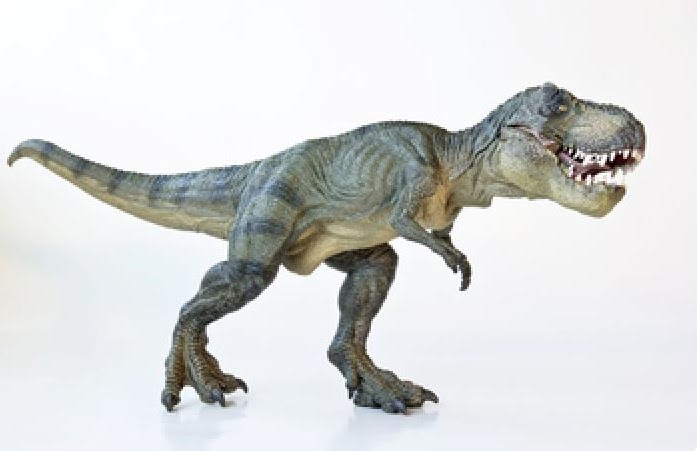
#> input picture Xử lý số liệu thống kê/Homework/19110315_TrinhNgocHien_BTTuan9/trex.png, 697 x 451 px
$ jupyter execute XLSLTK-19110315_TrinhNgocHien_BTTuan9.ipynb
#> lines starting #> are read from the running program, lines starting #| are printed output that depends on the picture; after the words box and inside, x2 and y2 are one past the last pixel; in counts of white or black regions, pixels touching at a corner belong together
# 6.2 Image Arithmetic

[cell 1]
from __future__ import print_function
import numpy as np
import argparse
import cv2
from google.colab.patches import cv2_imshow

ap = argparse.ArgumentParser()
ap.add_argument("-f", "--image", required = True,
help = "Path to the image")
args = vars(ap.parse_args())

image = cv2.imread('trex.png')
#> image is the input picture: shape (451, 697, 3); mean B, G, R 216, 216.4, 214.9
print("Original")
cv2_imshow(image)

print("max of 255: {}".format(cv2.add(np.uint8([200]), np.uint8
                                      ([100]))))
print("min of 0: {}".format(cv2.subtract(np.uint8([50]), np.uint8
                                         ([100]))))

print("wrap around: {}".format(np.uint8([200]) + np.uint8([100]))
)
print("wrap around: {}".format(np.uint8([50]) - np.uint8([100])))

[cell 2]
M = np.ones(image.shape, dtype = "uint8") * 100
added = cv2.add(image, M)
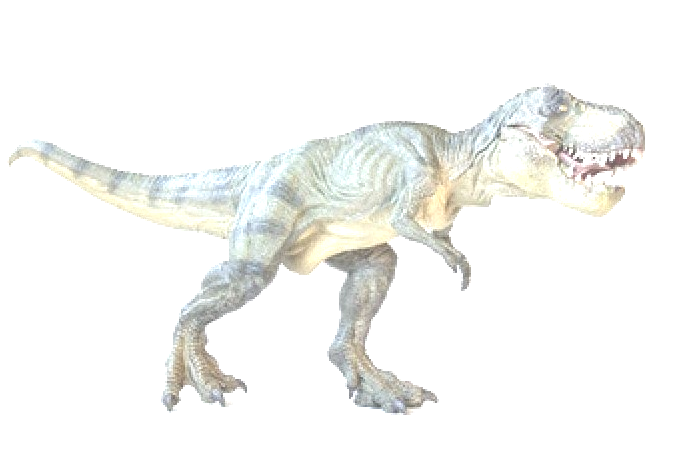
#> added: shape (451, 697, 3); mean B, G, R 244.5, 246.6, 246.1
print("Added")
cv2_imshow(added)

M = np.ones(image.shape, dtype = "uint8") * 50
subtracted = cv2.subtract(image, M)
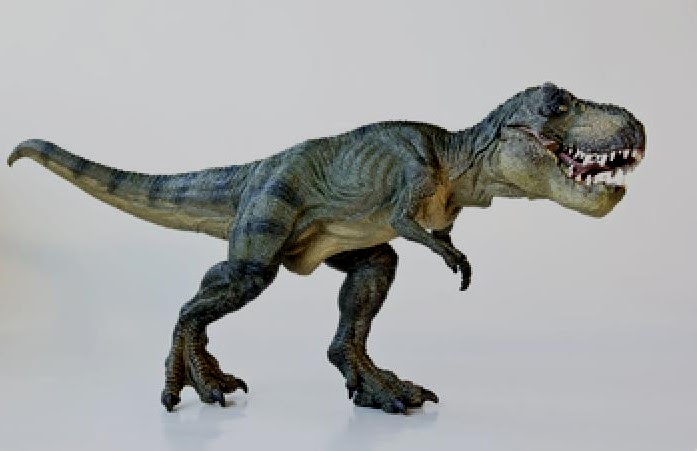
#> subtracted: shape (451, 697, 3); mean B, G, R 166.2, 166.5, 165
print("Subtracted")
cv2_imshow(subtracted)
cv2.waitKey(0)

[cell 3]
# Hàm GrayScale:
#Đầu vào là 1 ảnh bất kỳ:
image = cv2.imread('trex.png')

def grayScale(image):
  newImage = np.zeros(image.shape, dtype = np.uint8)

  height, width, _  = image.shape
#> height = 451; width = 697

  for i in range(height):
    for j in range(width):
      color = image[i, j]
      newImage[i, j] = int(0.299*color[0] + 0.587*color[1]
                           + 0.114*color[2])
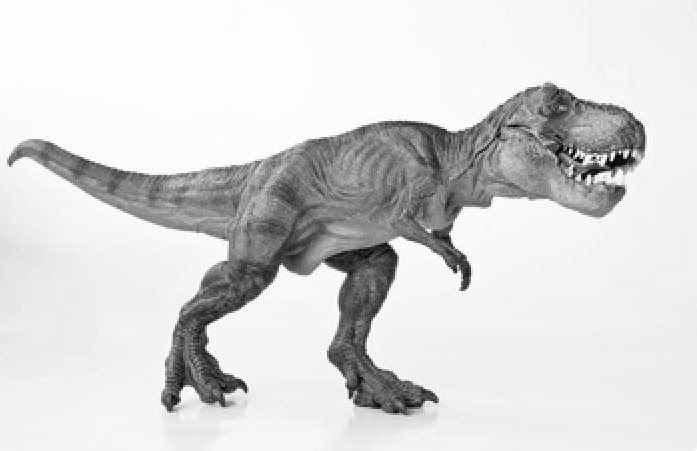
#> newImage: shape (451, 697, 3); min 0, max 255, mean 215.7

  return newImage

[cell 4]
#Đầu ra là 1 ảnh trắng đen
gray_scale =  grayScale(image)
cv2_imshow(gray_scale)

# 6.3 Bitwise Operations

[cell 5]
import numpy as np
import cv2

rectangle = np.zeros((300, 300), dtype = "uint8")
cv2.rectangle(rectangle, (25, 25), (275, 275), 255, -1)
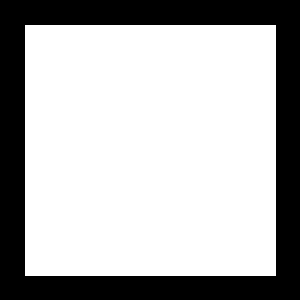
#> rectangle: shape (300, 300); 70% white; 1 black region, box (x1, y1, x2, y2) and area: (0, 0, 300, 300) 26999
print("Rectangle")
cv2_imshow(rectangle)

circle = np.zeros((300, 300), dtype = "uint8")
cv2.circle(circle, (150, 150), 150, 255, -1)
#> circle: shape (300, 300); 78.5% white; 4 black regions, box (x1, y1, x2, y2) and area: (0, 0, 150, 150) 4980, (151, 0, 300, 133) 4830, (0, 151, 133, 300) 4830, (168, 168, 300, 300) 4681
print("Circle")
cv2_imshow(circle)

[cell 6]
bitwiseAnd = cv2.bitwise_and(rectangle, circle)
print("AND")
cv2_imshow(bitwiseAnd)
cv2.waitKey(0)

bitwiseOr = cv2.bitwise_or(rectangle, circle)
print("OR")
cv2_imshow(bitwiseOr)
cv2.waitKey(0)

bitwiseXor = cv2.bitwise_xor(rectangle, circle)
print("XOR")
cv2_imshow(bitwiseXor)
cv2.waitKey(0)

bitwiseNot = cv2.bitwise_not(circle)
print("NOT")
cv2_imshow(bitwiseNot)
cv2.waitKey(0)

# 6.4 Masking

[cell 7]
import numpy as np
import argparse
import cv2

ap = argparse.ArgumentParser()
ap.add_argument("-f", "--image", required = True,
                help = "Path to the image")
args = vars(ap.parse_args())

image = cv2.imread('trex.png')
print("Original")
cv2_imshow(image)

mask = np.zeros(image.shape[:2], dtype = "uint8")
(cX, cY) = (image.shape[1] // 2, image.shape[0] // 2)
#> cX = 348; cY = 225
cv2.rectangle(mask, (cX - 75, cY - 75), (cX + 75 , cY + 75), 255,-1)
#> mask: shape (451, 697); 7.3% white; 1 white region, box (x1, y1, x2, y2) and area: (273, 150, 424, 301) 22801
print("Mask")
cv2_imshow(mask)

masked = cv2.bitwise_and(image, image, mask = mask)
print("Mask Applied to Image")
cv2_imshow(masked)
cv2.waitKey(0)

[cell 8]
mask = np.zeros(image.shape[:2], dtype = "uint8")
cv2.circle(mask, (cX, cY), 100, 255, -1)
#> mask: shape (451, 697); 10% white; 1 white region, box (x1, y1, x2, y2) and area: (248, 125, 449, 326) 31417
masked = cv2.bitwise_and(image, image, mask = mask)
print("Mask")
cv2_imshow(mask)
print("Mask Applied to Image")
cv2_imshow(masked)
cv2.waitKey(0)

# 6.5 Splitting and Merging Channels

[cell 9]
import numpy as np
import argparse
import cv2

ap = argparse.ArgumentParser()
ap.add_argument("-f", "--image", required = True,
                help = "Path to the image")
args = vars(ap.parse_args())

image = cv2.imread('trex.png')
(B, G, R) = cv2.split(image)

print("Red")
cv2_imshow(R)
print("Green")
cv2_imshow(G)
print("Blue")
cv2_imshow(B)
cv2.waitKey(0)

merged = cv2.merge([B, G, R])
print("Merged")
cv2_imshow(merged)
cv2.waitKey(0)
cv2.destroyAllWindows()

[cell 10]
zeros = np.zeros(image.shape[:2], dtype = "uint8")
print("Red")
cv2_imshow(cv2.merge([zeros, zeros, R]))
print("Green")
cv2_imshow(cv2.merge([zeros, G, zeros]))
print("Blue")
cv2_imshow(cv2.merge([B, zeros, zeros]))
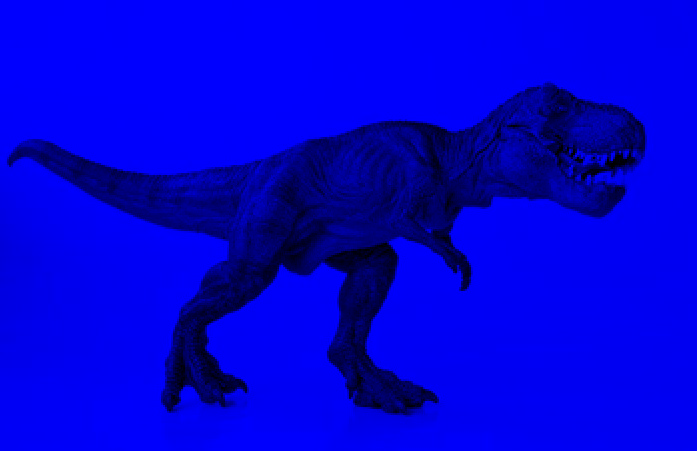
#> shown: shape (451, 697, 3); mean B, G, R 216, 0, 0
cv2.waitKey(0)

# 6.6 Color Spaces

[cell 11]
import numpy as np
import argparse
import cv2

ap = argparse.ArgumentParser()
ap.add_argument("-f", "--image", required = True,
                help = "Path to the image")
args = vars(ap.parse_args())

image = cv2.imread('trex.png')
print("Original")
cv2_imshow(image)

gray = cv2.cvtColor(image, cv2.COLOR_BGR2GRAY)
print("Gray")
cv2_imshow(gray)

hsv = cv2.cvtColor(image, cv2.COLOR_BGR2HSV)
#> hsv: shape (451, 697, 3); mean H, S, V 91.3, 13, 219.5
print("HSV")
cv2_imshow(hsv)

lab = cv2.cvtColor(image, cv2.COLOR_BGR2LAB)
#> lab: shape (451, 697, 3); mean of channels 0, 1, 2 218.9, 127.4, 128.2
print("L*a*b*")
cv2_imshow(lab)
cv2.waitKey(0)

# C7 Histograms

# 7.2 GrayScale Histograms

[cell 12]
from matplotlib import pyplot as plt
import argparse
import cv2

ap = argparse.ArgumentParser()
ap.add_argument("-f", "--image", required = True,
                help = "Path to the image")
args = vars(ap.parse_args())

image = cv2.imread('trex.png')
image = cv2.cvtColor(image, cv2.COLOR_BGR2GRAY)
print("Original")
cv2_imshow(image)

hist = cv2.calcHist([image], [0], None, [256], [0, 256])
#> hist = 256 values, max 25402 at index 244, min 0 at index 0, mean 1227.9

plt.figure()
plt.title("Grayscale Histogram")
plt.xlabel("Bins")
plt.ylabel("# of Pixels")
plt.plot(hist)
plt.xlim([0, 256])
plt.show()
#> figure, not shown here; curve peaks at x = 244, y = 25402
cv2.waitKey(0)

# 7.3 Color Histograms

[cell 13]
#Code theo numpy và pandas:

from matplotlib import pyplot as plt
import numpy as np
import pandas as pd


def colorHistograms(image):
  colors = ("red", "green", "blue")
  channel_ids = (0, 1, 2)

  # create the histogram plot, with three lines, one for
  # each color
  plt.xlim([0, 256])
  for channel_id, color in zip(channel_ids, colors):
      histogram, bin_edges = np.histogram(image[:, :,
                                          channel_id],
                                          bins=256,
                                          range=(0, 256))
      draw = plt.plot(bin_edges[0:-1], histogram, color=color)
  return draw

image = cv2.imread('trex.png')
colorHistograms(image)
plt.title("Color Histogram")
plt.xlabel("Bins")
plt.ylabel("# of Pixels")

plt.show()
#> figure, not shown here; curve peaks at x = 255, y = 28686; curve peaks at x = 243, y = 24641; curve peaks at x = 252, y = 30322

[cell 14]
from __future__ import print_function
from matplotlib import pyplot as plt
import numpy as np
import argparse
import cv2

ap = argparse.ArgumentParser()
ap.add_argument("-f", "--image", required = True,
                help = "Path to the image")

args = vars(ap.parse_args())
image = cv2.imread('trex.png')
print("Original")
cv2_imshow(image)

chans = cv2.split(image)

colors = ("b", "g", "r")
plt.figure()
plt.title("’Flattened’ Color Histogram")
plt.xlabel("Bins")
plt.ylabel("# of Pixels")

for (chan, color) in zip(chans, colors):
 hist = cv2.calcHist([chan], [0], None, [256], [0, 256])
 plt.plot(hist, color = color)
 plt.xlim([0, 256])
#> this loop made 3 passes
#> color on passes 1 to 3: 'b', 'g', 'r'
#> figure, not shown here; curve peaks at x = 255, y = 28686; curve peaks at x = 243, y = 24641; curve peaks at x = 252, y = 30322

[cell 15]
fig = plt.figure()

ax = fig.add_subplot(131)
hist = cv2.calcHist([chans[1], chans[0]], [0, 1], None,
                    [32, 32], [0, 256, 0, 256])
p = ax.imshow(hist, interpolation = "nearest")
ax.set_title("2D Color Histogram for G and B")
plt.colorbar(p)

ax = fig.add_subplot(132)
hist = cv2.calcHist([chans[1], chans[2]], [0, 1], None,
                    [32, 32], [0, 256, 0, 256])
p = ax.imshow(hist, interpolation = "nearest")
ax.set_title("2D Color Histogram for G and R")
plt.colorbar(p)

ax = fig.add_subplot(133)
hist = cv2.calcHist([chans[0], chans[2]], [0, 1], None,
                    [32, 32], [0, 256, 0, 256])
p = ax.imshow(hist, interpolation = "nearest")
ax.set_title("2D Color Histogram for B and R")
plt.colorbar(p)

print("2D histogram shape: {}, with {} values".format(
    hist.shape, hist.flatten().shape[0]))
#| 2D histogram shape: (32, 32), with 1024 values

hist = cv2.calcHist([image], [0, 1, 2],None,
                    [8, 8, 8], [0, 256, 0, 256, 0, 256])
print("3D histogram shape: {}, with {} values".format(
    hist.shape, hist.flatten().shape[0]))
#| 3D histogram shape: (8, 8, 8), with 512 values

plt.show()

# 7.4 Histogram Equalization

[cell 16]
#Code theo numpy và pandas:


image = cv2.imread('trex.png')

plt.hist(image.ravel(),256,[0,256])
plt.show()
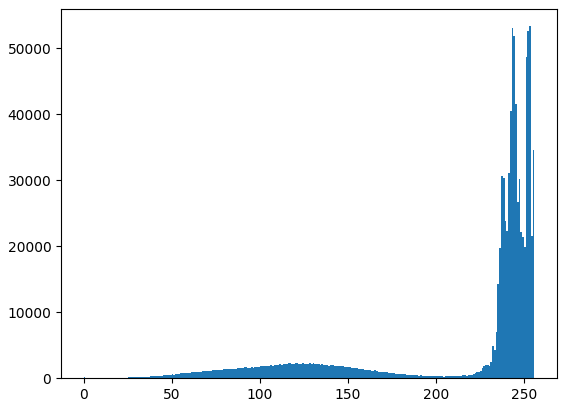
#> figure drawn by matplotlib, 1 panel; tallest bar 53361 high, from x = 253 to 254

[cell 17]
import numpy as np
import argparse
import cv2

ap = argparse.ArgumentParser()
ap.add_argument("-f", "--image", required = True,
help = "Path to the image")
args = vars(ap.parse_args())

image = cv2.imread('trex.png')
image = cv2.cvtColor(image, cv2.COLOR_BGR2GRAY)

eq = cv2.equalizeHist(image)
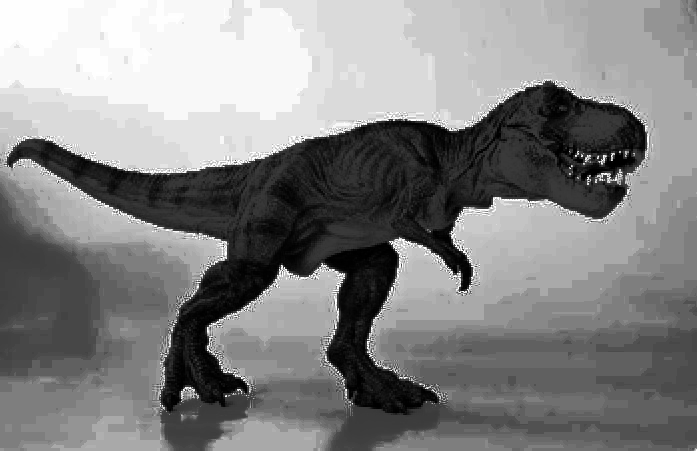
#> eq: shape (451, 697); min 0, max 255, mean 132

print("Histogram Equalization")
cv2_imshow(np.hstack([image, eq]))
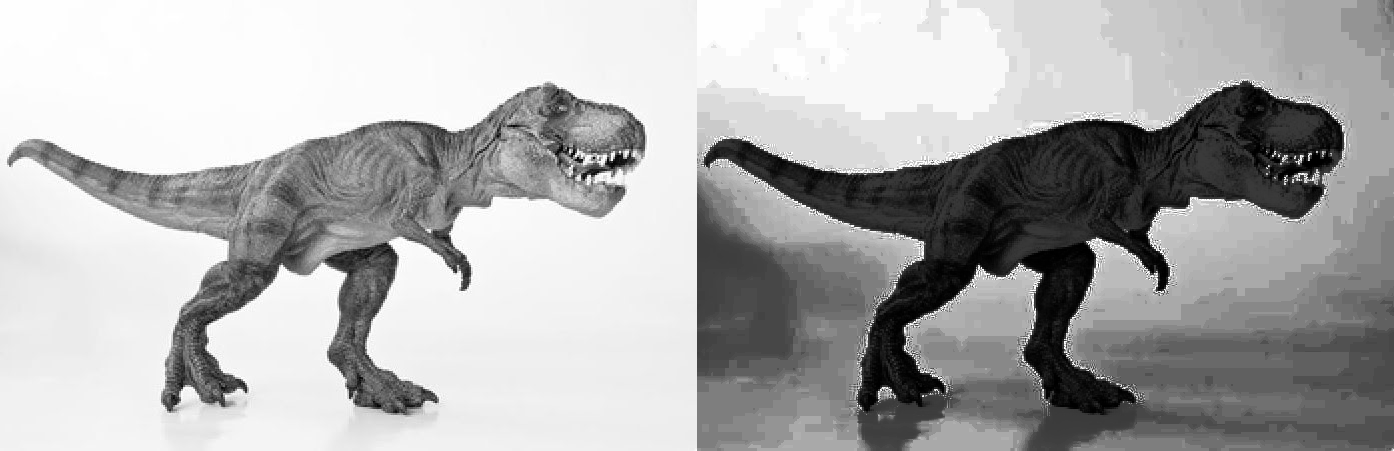
#> shown: shape (451, 1394); min 0, max 255, mean 174
cv2.waitKey(0)

# 7.5 Histograms and Masks

[cell 18]
from matplotlib import pyplot as plt
import numpy as np
import argparse
import cv2

def plot_histogram(image, title, mask = None):
#> called with title = 'Histogram for Original Image'
 chans = cv2.split(image)
 colors = ("b", "g", "r")
 plt.figure()
 plt.title(title)
 plt.xlabel("Bins")
 plt.ylabel("# of Pixels")

 for (chan, color) in zip(chans, colors):
  hist = cv2.calcHist([chan], [0], mask, [256], [0, 256])
  plt.plot(hist, color = color)
  plt.xlim([0, 256])

[cell 19]
ap = argparse.ArgumentParser()
ap.add_argument("-f", "--image", required = True,
                help = "Path to the image")
args = vars(ap.parse_args())

image = cv2.imread('trex.png')
print("Original")
cv2_imshow(image)
plot_histogram(image, "Histogram for Original Image")

mask = np.zeros(image.shape[:2], dtype = "uint8")
cv2.rectangle(mask, (15, 15), (130, 100), 255, -1)
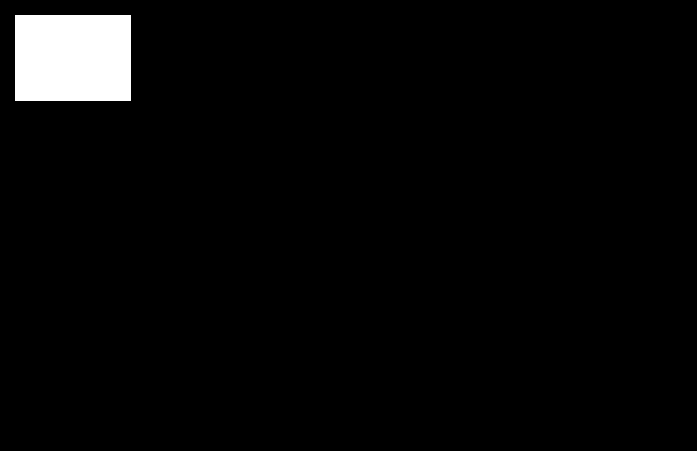
#> mask: shape (451, 697); 3.2% white; 1 white region, box (x1, y1, x2, y2) and area: (15, 15, 131, 101) 9976
print("Mask")
cv2_imshow(mask)

masked = cv2.bitwise_and(image, image, mask = mask)
print("Applying the Mask")
cv2_imshow(masked)

plot_histogram(image, "Histogram for Masked Image", mask = mask)
#> the loop in plot_histogram (call 2), `for (chan, color) in zip(chans, colors):` made 3 passes
plt.show()
#> figure, not shown here; curve peaks at x = 255, y = 28686; curve peaks at x = 243, y = 24641; curve peaks at x = 252, y = 30322
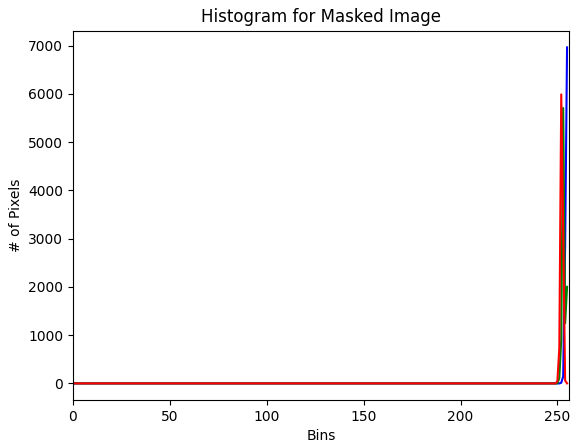
#> figure drawn by matplotlib, 1 panel; curve peaks at x = 255, y = 6963; curve peaks at x = 253, y = 5707; curve peaks at x = 252, y = 5989
